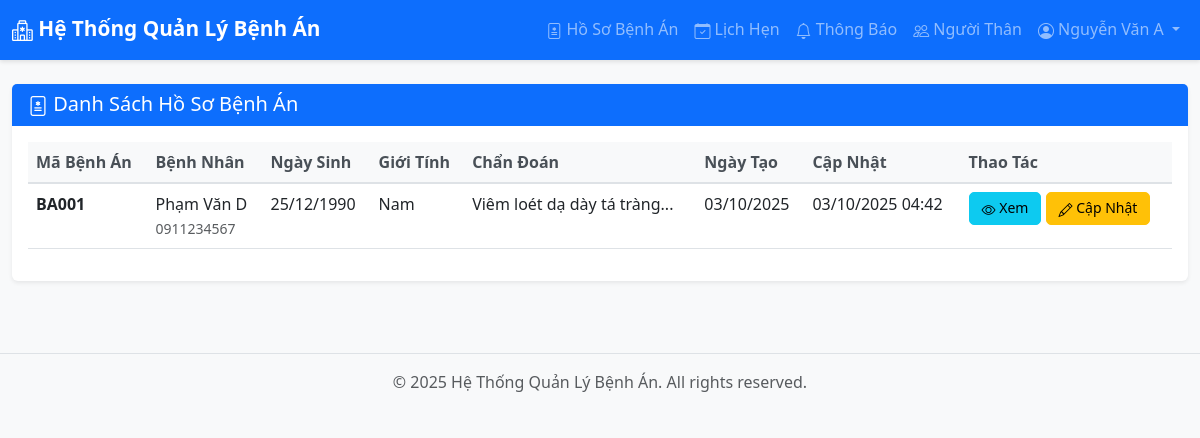
Screenshot of /modules/medical-records/list.php (signed in) with the database file from the repository.
### tables this page shows
CREATE TABLE ho_so_benh_an (
    id INT AUTO_INCREMENT PRIMARY KEY,
    benh_nhan_id INT NOT NULL,
    bac_si_id INT,
    ngay_tao DATETIME DEFAULT CURRENT_TIMESTAMP,
    ngay_cap_nhat DATETIME DEFAULT CURRENT_TIMESTAMP ON UPDATE CURRENT_TIMESTAMP,
    chan_doan TEXT,
    phac_do_dieu_tri TEXT,
    FOREIGN KEY (benh_nhan_id) REFERENCES benh_nhan(id),
    FOREIGN KEY (bac_si_id) REFERENCES bac_si(id)
);

CREATE TABLE benh_nhan (
    id INT AUTO_INCREMENT PRIMARY KEY,
    tai_khoan_id INT NOT NULL,
    ma_so_benh_an VARCHAR(50) UNIQUE,
    FOREIGN KEY (tai_khoan_id) REFERENCES tai_khoan(id)
);

CREATE TABLE tai_khoan (
    id INT AUTO_INCREMENT PRIMARY KEY,
    ten_dang_nhap VARCHAR(100) UNIQUE NOT NULL,
    mat_khau VARCHAR(255) NOT NULL,
    email VARCHAR(255) UNIQUE,
    so_dien_thoai VARCHAR(20),
    ho_va_ten VARCHAR(255),
    ngay_sinh DATE,
    gioi_tinh ENUM('nam', 'nu', 'khac'),
    dia_chi VARCHAR(255),
    vai_tro ENUM('giam_doc', 'bac_si', 'nhan_vien', 'duoc_si', 'benh_nhan', 'nguoi_nha') NOT NULL,
    ngay_tao DATETIME DEFAULT CURRENT_TIMESTAMP,
    ngay_cap_nhat DATETIME DEFAULT CURRENT_TIMESTAMP ON UPDATE CURRENT_TIMESTAMP
);

### config/Database.php (called while the page is built, shortened)
<?php
class Database {
    private $host = DB_HOST;
    private $db_name = DB_NAME;
    private $username = DB_USER;
    private $password = DB_PASS;
    private $charset = DB_CHARSET;
    private $conn = null;
    public function connect() {
        try {
            $dsn = "mysql:host={$this->host};dbname={$this->db_name};charset={$this->charset}";
            $options = [
                PDO::ATTR_ERRMODE => PDO::ERRMODE_EXCEPTION,
                PDO::ATTR_DEFAULT_FETCH_MODE => PDO::FETCH_ASSOC,
                PDO::ATTR_EMULATE_PREPARES => false,
            ];
            $this->conn = new PDO($dsn, $this->username, $this->password, $options);
            return $this->conn;
        } catch(PDOException $e) {
            echo "Lỗi kết nối: " . $e->getMessage();
            return null;
        }
    }
    public function query($sql, $params = []) {
        try {
            $stmt = $this->conn->prepare($sql);
            $stmt->execute($params);
            return $stmt;
        } catch(PDOException $e) {
            echo "Lỗi truy vấn: " . $e->getMessage();
            return false;
        }
    }
    public function fetchAll($sql, $params = []) {
        $stmt = $this->query($sql, $params);
        return $stmt ? $stmt->fetchAll() : [];
    }
    public function fetchOne($sql, $params = []) {
        $stmt = $this->query($sql, $params);
        return $stmt ? $stmt->fetch() : null;
    }
}
?>

### includes/functions.php (called while the page is built, shortened)
<?php
function formatDate($date, $format = 'd/m/Y') {
    return date($format, strtotime($date));
}
function formatDateTime($datetime, $format = 'd/m/Y H:i') {
    return date($format, strtotime($datetime));
}
?>

### modules/medical-records/list.php (the view, shortened to what this page needs)
<?php
require_once '../../config/Database.php';
require_once '../../includes/functions.php';
$db = new Database();
$sql_bac_si = "SELECT id FROM bac_si WHERE tai_khoan_id = ?";
$bac_si = $db->fetchOne($sql_bac_si, [$_SESSION['user_id']]);
$bac_si_id = $bac_si['id'];
$sql = "SELECT
            hsba.id,
            hsba.ngay_tao,
            hsba.ngay_cap_nhat,
            hsba.chan_doan,
            bn.ma_so_benh_an,
            tk.ho_va_ten as ten_benh_nhan,
            tk.ngay_sinh,
            tk.gioi_tinh,
            tk.so_dien_thoai
        FROM ho_so_benh_an hsba
        JOIN benh_nhan bn ON hsba.benh_nhan_id = bn.id
        JOIN tai_khoan tk ON bn.tai_khoan_id = tk.id
        WHERE hsba.bac_si_id = ?
        ORDER BY hsba.ngay_cap_nhat DESC";
$records = $db->fetchAll($sql, [$bac_si_id]);
include '../../includes/header.php';
?>
<div class="row">
    <div class="col-12">
        <div class="card shadow-sm">
            <div class="card-header bg-primary text-white">
                <h5 class="mb-0"><i class="bi bi-file-medical"></i> Danh Sách Hồ Sơ Bệnh Án</h5>
            </div>
            <div class="card-body">
                <?php if (empty($records)): ?>
                    <div class="alert alert-info">
                        <i class="bi bi-info-circle"></i> Chưa có hồ sơ bệnh án nào.
                    </div>
                <?php else: ?>
                    <div class="table-responsive">
                        <table class="table table-hover">
                            <thead class="table-light">
                                <tr>
                                    <th>Mã Bệnh Án</th>
                                    <th>Bệnh Nhân</th>
                                    <th>Ngày Sinh</th>
                                    <th>Giới Tính</th>
                                    <th>Chẩn Đoán</th>
                                    <th>Ngày Tạo</th>
                                    <th>Cập Nhật</th>
                                    <th>Thao Tác</th>
                                </tr>
                            </thead>
                            <tbody>
                                <?php foreach ($records as $record): ?>
                                    <tr>
                                        <td><strong><?php echo htmlspecialchars($record['ma_so_benh_an']); ?></strong></td>
                                        <td>
                                            <?php echo htmlspecialchars($record['ten_benh_nhan']); ?><br>
                                            <small class="text-muted"><?php echo htmlspecialchars($record['so_dien_thoai']); ?></small>
                                        </td>
                                        <td><?php echo formatDate($record['ngay_sinh']); ?></td>
                                        <td>
                                            <?php
                                            $gioi_tinh_map = ['nam' => 'Nam', 'nu' => 'Nữ', 'khac' => 'Khác'];
                                            echo $gioi_tinh_map[$record['gioi_tinh']] ?? '';
                                            ?>
                                        </td>
                                        <td><?php echo htmlspecialchars(substr($record['chan_doan'], 0, 50)); ?>...</td>
                                        <td><?php echo formatDate($record['ngay_tao']); ?></td>
                                        <td><?php echo formatDateTime($record['ngay_cap_nhat']); ?></td>
                                        <td>
                                            <a href="view.php?id=<?php echo $record['id']; ?>" class="btn btn-sm btn-info">
                                                <i class="bi bi-eye"></i> Xem
                                            </a>
                                            <a href="update.php?id=<?php echo $record['id']; ?>" class="btn btn-sm btn-warning">
                                                <i class="bi bi-pencil"></i> Cập Nhật
                                            </a>
                                        </td>
                                    </tr>
                                <?php endforeach; ?>
                            </tbody>
                        </table>
                    </div>
                <?php endif; ?>
            </div>
        </div>
    </div>
</div>
<?php include '../../includes/footer.php'; ?>

### assets/css/style.css (style rules this page uses)
:root { --primary-color: #0d6efd; --secondary-color: #6c757d; --success-color: #198754; --danger-color: #dc3545; --warning-color: #ffc107; --info-color: #0dcaf0; }
body { font-family: 'Segoe UI', Tahoma, Geneva, Verdana, sans-serif; background-color: #f8f9fa; min-height: 100vh; }
.card { border: none; margin-bottom: 1.5rem; transition: transform 0.2s, box-shadow 0.2s; }
.card-header { border-bottom: none; font-weight: 600; }
.table { background-color: white; }
.table thead th { border-bottom: 2px solid #dee2e6; font-weight: 600; color: #495057; }
.btn { border-radius: 5px; padding: 8px 16px; font-weight: 500; transition: all 0.3s; }
.btn-sm { padding: 4px 12px; font-size: 0.875rem; }
.bi { vertical-align: -0.125em; }
.card, .alert { animation: fadeIn 0.3s ease-in-out; }

### rows the page displays
ho_so_benh_an: benh_nhan.ma_so_benh_an "BA001", tai_khoan.ho_va_ten "Phạm Văn D", tai_khoan.so_dien_thoai "0911234567", tai_khoan.ngay_sinh "25/12/1990", tai_khoan.gioi_tinh "Nam", chan_doan "Viêm loét dạ dày tá tràng", ngay_tao "03/10/2025", ngay_cap_nhat "03/10/2025 04:42"

### other values shown
SITE_NAME "Hệ Thống Quản Lý Bệnh Án"
$currentUser['ho_va_ten'] "Nguyễn Văn A"
